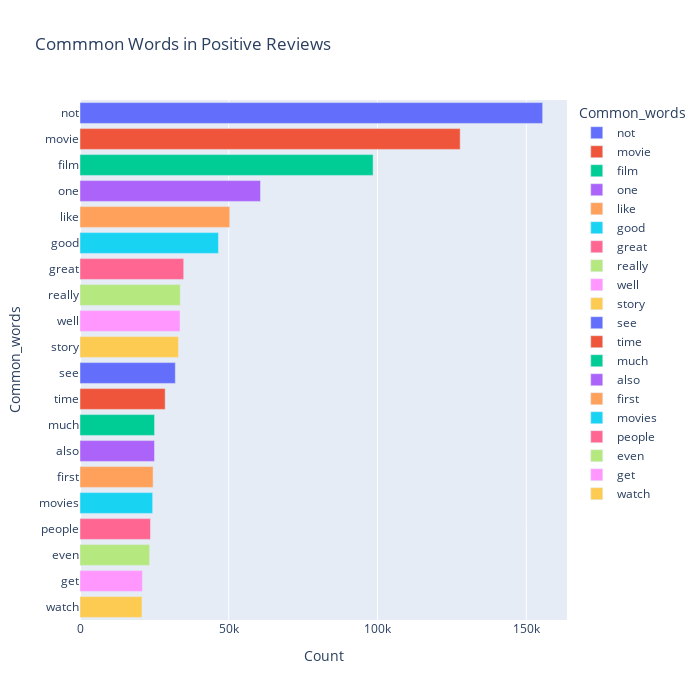

Source (notebook cell):
### Code cell
most_common_uni = get_top_text_ngrams(df.Reviews_clean[df['Ratings']>=7],20,1)
most_common_uni = dict(most_common_uni)
temp = pd.DataFrame(columns = ["Common_words" , 'Count'])
temp["Common_words"] = list(most_common_uni.keys())
temp["Count"] = list(most_common_uni.values())
fig = px.bar(temp, x="Count", y="Common_words", title='Commmon Words in Positive Reviews', orientation='h', 
             width=700, height=700,color='Common_words')
fig.show()
# Save the figure as a JPG file
fig.write_image("unigram_of_positive_reviews_plot.jpg")

### Figure 1 — Plotly figure (JSON) as saved in the notebook; plotly's stock layout.template omitted (floating-point values rounded to 4 significant figures)
{"data": [{"alignmentgroup": "True", "hovertemplate": "Common_words=%{y}<br>Count=%{x}<extra></extra>", "legendgroup": "not", "marker": {"color": "#636efa", "pattern": {"shape": ""}}, "name": "not", "offsetgroup": "not", "orientation": "h", "showlegend": true, "textposition": "auto", "type": "bar", "x": [155493], "xaxis": "x", "y": ["not"], "yaxis": "y"}, {"alignmentgroup": "True", "hovertemplate": "Common_words=%{y}<br>Count=%{x}<extra></extra>", "legendgroup": "movie", "marker": {"color": "#EF553B", "pattern": {"shape": ""}}, "name": "movie", "offsetgroup": "movie", "orientation": "h", "showlegend": true, "textposition": "auto", "type": "bar", "x": [127776], "xaxis": "x", "y": ["movie"], "yaxis": "y"}, {"alignmentgroup": "True", "hovertemplate": "Common_words=%{y}<br>Count=%{x}<extra></extra>", "legendgroup": "film", "marker": {"color": "#00cc96", "pattern": {"shape": ""}}, "name": "film", "offsetgroup": "film", "orientation": "h", "showlegend": true, "textposition": "auto", "type": "bar", "x": [98505], "xaxis": "x", "y": ["film"], "yaxis": "y"}, {"alignmentgroup": "True", "hovertemplate": "Common_words=%{y}<br>Count=%{x}<extra></extra>", "legendgroup": "one", "marker": {"color": "#ab63fa", "pattern": {"shape": ""}}, "name": "one", "offsetgroup": "one", "orientation": "h", "showlegend": true, "textposition": "auto", "type": "bar", "x": [60672], "xaxis": "x", "y": ["one"], "yaxis": "y"}, {"alignmentgroup": "True", "hovertemplate": "Common_words=%{y}<br>Count=%{x}<extra></extra>", "legendgroup": "like", "marker": {"color": "#FFA15A", "pattern": {"shape": ""}}, "name": "like", "offsetgroup": "like", "orientation": "h", "showlegend": true, "textposition": "auto", "type": "bar", "x": [50338], "xaxis": "x", "y": ["like"], "yaxis": "y"}, {"alignmentgroup": "True", "hovertemplate": "Common_words=%{y}<br>Count=%{x}<extra></extra>", "legendgroup": "good", "marker": {"color": "#19d3f3", "pattern": {"shape": ""}}, "name": "good", "offsetgroup": "good", "orientation": "h", "showlegend": true, "textposition": "auto", "type": "bar", "x": [46535], "xaxis": "x", "y": ["good"], "yaxis": "y"}, {"alignmentgroup": "True", "hovertemplate": "Common_words=%{y}<br>Count=%{x}<extra></extra>", "legendgroup": "great", "marker": {"color": "#FF6692", "pattern": {"shape": ""}}, "name": "great", "offsetgroup": "great", "orientation": "h", "showlegend": true, "textposition": "auto", "type": "bar", "x": [34860], "xaxis": "x", "y": ["great"], "yaxis": "y"}, {"alignmentgroup": "True", "hovertemplate": "Common_words=%{y}<br>Count=%{x}<extra></extra>", "legendgroup": "really", "marker": {"color": "#B6E880", "pattern": {"shape": ""}}, "name": "really", "offsetgroup": "really", "orientation": "h", "showlegend": true, "textposition": "auto", "type": "bar", "x": [33701], "xaxis": "x", "y": ["really"], "yaxis": "y"}, {"alignmentgroup": "True", "hovertemplate": "Common_words=%{y}<br>Count=%{x}<extra></extra>", "legendgroup": "well", "marker": {"color": "#FF97FF", "pattern": {"shape": ""}}, "name": "well", "offsetgroup": "well", "orientation": "h", "showlegend": true, "textposition": "auto", "type": "bar", "x": [33612], "xaxis": "x", "y": ["well"], "yaxis": "y"}, {"alignmentgroup": "True", "hovertemplate": "Common_words=%{y}<br>Count=%{x}<extra></extra>", "legendgroup": "story", "marker": {"color": "#FECB52", "pattern": {"shape": ""}}, "name": "story", "offsetgroup": "story", "orientation": "h", "showlegend": true, "textposition": "auto", "type": "bar", "x": [33093], "xaxis": "x", "y": ["story"], "yaxis": "y"}, {"alignmentgroup": "True", "hovertemplate": "Common_words=%{y}<br>Count=%{x}<extra></extra>", "legendgroup": "see", "marker": {"color": "#636efa", "pattern": {"shape": ""}}, "name": "see", "offsetgroup": "see", "orientation": "h", "showlegend": true, "textposition": "auto", "type": "bar", "x": [32042], "xaxis": "x", "y": ["see"], "yaxis": "y"}, {"alignmentgroup": "True", "hovertemplate": "Common_words=%{y}<br>Count=%{x}<extra></extra>", "legendgroup": "time", "marker": {"color": "#EF553B", "pattern": {"shape": ""}}, "name": "time", "offsetgroup": "time", "orientation": "h", "showlegend": true, "textposition": "auto", "type": "bar", "x": [28625], "xaxis": "x", "y": ["time"], "yaxis": "y"}, {"alignmentgroup": "True", "hovertemplate": "Common_words=%{y}<br>Count=%{x}<extra></extra>", "legendgroup": "much", "marker": {"color": "#00cc96", "pattern": {"shape": ""}}, "name": "much", "offsetgroup": "much", "orientation": "h", "showlegend": true, "textposition": "auto", "type": "bar", "x": [25055], "xaxis": "x", "y": ["much"], "yaxis": "y"}, {"alignmentgroup": "True", "hovertemplate": "Common_words=%{y}<br>Count=%{x}<extra></extra>", "legendgroup": "also", "marker": {"color": "#ab63fa", "pattern": {"shape": ""}}, "name": "also", "offsetgroup": "also", "orientation": "h", "showlegend": true, "textposition": "auto", "type": "bar", "x": [25037], "xaxis": "x", "y": ["also"], "yaxis": "y"}, {"alignmentgroup": "True", "hovertemplate": "Common_words=%{y}<br>Count=%{x}<extra></extra>", "legendgroup": "first", "marker": {"color": "#FFA15A", "pattern": {"shape": ""}}, "name": "first", "offsetgroup": "first", "orientation": "h", "showlegend": true, "textposition": "auto", "type": "bar", "x": [24576], "xaxis": "x", "y": ["first"], "yaxis": "y"}, {"alignmentgroup": "True", "hovertemplate": "Common_words=%{y}<br>Count=%{x}<extra></extra>", "legendgroup": "movies", "marker": {"color": "#19d3f3", "pattern": {"shape": ""}}, "name": "movies", "offsetgroup": "movies", "orientation": "h", "showlegend": true, "textposition": "auto", "type": "bar", "x": [24417], "xaxis": "x", "y": ["movies"], "yaxis": "y"}, {"alignmentgroup": "True", "hovertemplate": "Common_words=%{y}<br>Count=%{x}<extra></extra>", "legendgroup": "people", "marker": {"color": "#FF6692", "pattern": {"shape": ""}}, "name": "people", "offsetgroup": "people", "orientation": "h", "showlegend": true, "textposition": "auto", "type": "bar", "x": [23693], "xaxis": "x", "y": ["people"], "yaxis": "y"}, {"alignmentgroup": "True", "hovertemplate": "Common_words=%{y}<br>Count=%{x}<extra></extra>", "legendgroup": "even", "marker": {"color": "#B6E880", "pattern": {"shape": ""}}, "name": "even", "offsetgroup": "even", "orientation": "h", "showlegend": true, "textposition": "auto", "type": "bar", "x": [23405], "xaxis": "x", "y": ["even"], "yaxis": "y"}, {"alignmentgroup": "True", "hovertemplate": "Common_words=%{y}<br>Count=%{x}<extra></extra>", "legendgroup": "get", "marker": {"color": "#FF97FF", "pattern": {"shape": ""}}, "name": "get", "offsetgroup": "get", "orientation": "h", "showlegend": true, "textposition": "auto", "type": "bar", "x": [20976], "xaxis": "x", "y": ["get"], "yaxis": "y"}, {"alignmentgroup": "True", "hovertemplate": "Common_words=%{y}<br>Count=%{x}<extra></extra>", "legendgroup": "watch", "marker": {"color": "#FECB52", "pattern": {"shape": ""}}, "name": "watch", "offsetgroup": "watch", "orientation": "h", "showlegend": true, "textposition": "auto", "type": "bar", "x": [20840], "xaxis": "x", "y": ["watch"], "yaxis": "y"}], "layout": {"barmode": "relative", "height": 700, "legend": {"title": {"text": "Common_words"}, "tracegroupgap": 0}, "title": {"text": "Commmon Words in Positive Reviews"}, "width": 700, "xaxis": {"anchor": "y", "domain": [0, 1], "title": {"text": "Count"}}, "yaxis": {"anchor": "x", "categoryarray": ["watch", "get", "even", "people", "movies", "first", "also", "much", "time", "see", "story", "well", "really", "great", "good", "like", "one", "film", "movie", "not"], "categoryorder": "array", "domain": [0, 1], "title": {"text": "Common_words"}}}}
